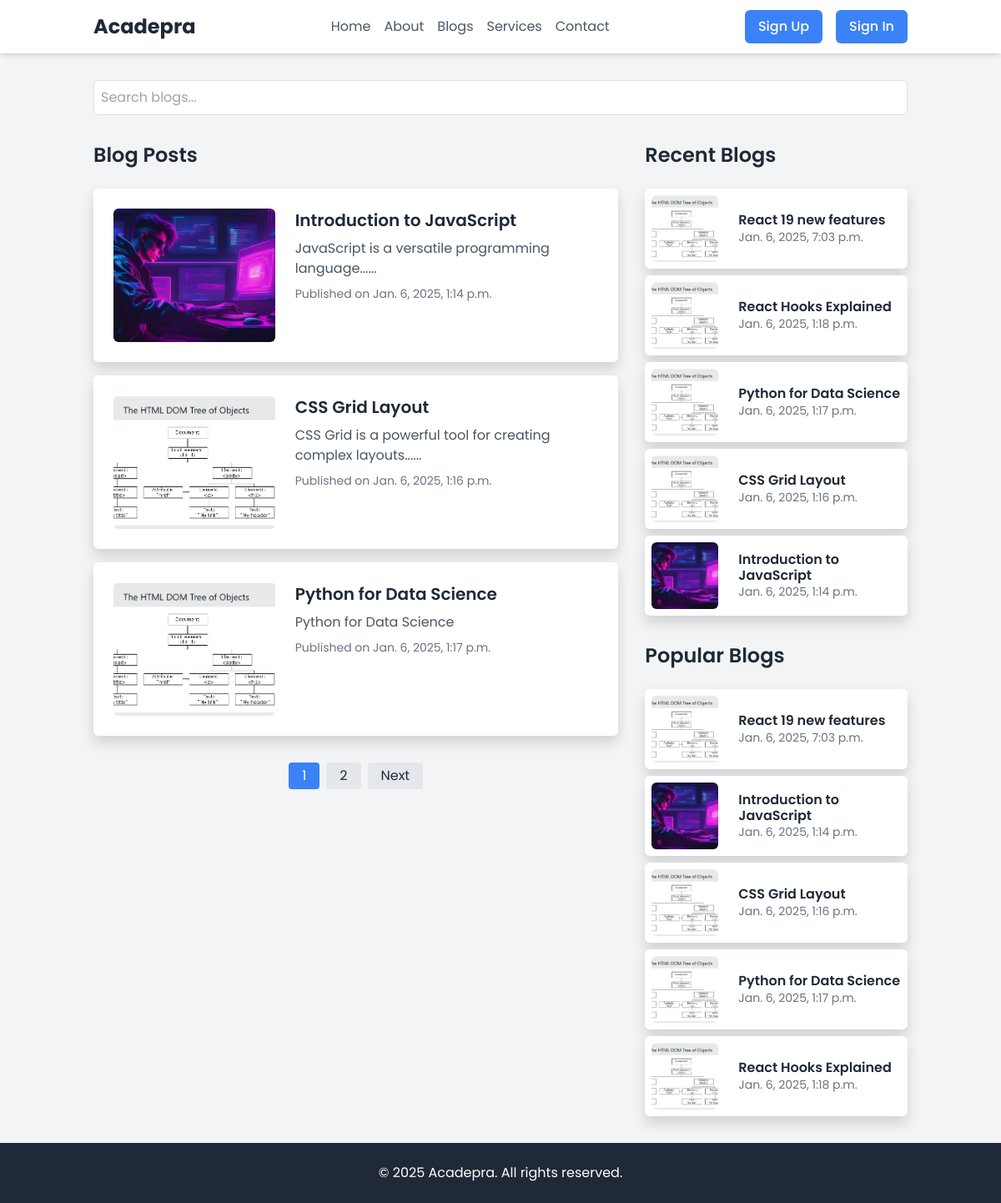
The app's page /blogs/ with its own data.
### my_blog/models.py (models this page shows, shortened)
class Blog(models.Model):
    STATUS_CHOICES = [
        ("draft", "Draft"),
        ("published", "Published"),
    ]
    title = models.CharField(max_length=200, null=True)
    slug = models.SlugField(max_length=200, unique=True, blank=True)
    author = models.ForeignKey(
        User, on_delete=models.CASCADE, null=True, related_name="blog_posts"
    )
    content = models.TextField()
    views = models.PositiveIntegerField(default=0)
    categories = models.ManyToManyField(Category, related_name="blog_posts")
    tags = models.CharField(
        max_length=200, blank=True, help_text="Comma-separated tags"
    )
    thumbnail = models.ImageField(
        upload_to="uploads/blog_images/",
        null=True,
        blank=True,
    )
    status = models.CharField(max_length=10, choices=STATUS_CHOICES, default="draft")
    date_created = models.DateTimeField(auto_now_add=True)
    date_updated = models.DateTimeField(auto_now=True)
    def get_absolute_url(self):
        return reverse(
            "my_blog:blog_detail_view",
            kwargs={
                "slug": self.slug,
            },
        )

### my_blog/views.py (the view)
# urls.py: path("", views.blog_listing_view, name="blog_listing_view"),
def blog_listing_view(request):
    search_query = request.GET.get("search", "")
    page_number = request.GET.get("page", 1)
    if search_query:
        blogs = Blog.objects.filter(
            Q(title__icontains=search_query) | Q(content__icontains=search_query)
        )
    else:
        blogs = Blog.objects.all()
    paginator = Paginator(blogs, 3)  # Show 5 blogs per page
    page_obj = paginator.get_page(page_number)
    recent_blogs = Blog.objects.order_by("-date_created")[:5]
    popular_blogs = Blog.objects.order_by("-views")[:5]
    context = {
        "blogs": page_obj,
        "recent_blogs": recent_blogs,
        "popular_blogs": popular_blogs,
        "search_query": search_query,
    }
    return render(request, "blogs/blog_listing.html", context)

### my_auth/forms.py (shortened to what this page needs)
class SignUpForm(forms.ModelForm):
    password1 = forms.CharField(
        label="Password",
        widget=forms.PasswordInput(
            attrs={"class": "password", "placeholder": "Enter a password"}
        ),
    )
    password2 = forms.CharField(
        label="Confirm password",
        widget=forms.PasswordInput(
            attrs={"class": "password", "placeholder": "Reenter  the password"}
        ),
    )
    class Meta:
        model = User
        fields = ["username", "email", "password1", "password2"]
        widgets = {
            "username": forms.TextInput(attrs={"placeholder": "Enter a Username"}),
            "email": forms.EmailInput(attrs={"placeholder": "Provide your Email"}),
            "password1": forms.PasswordInput(attrs={"placeholder": "Enter a Password"}),
            "password2": forms.PasswordInput(
                attrs={"placeholder": "ReType the Password"}
            ),
        }

class LogInForm(forms.ModelForm):
    class Meta:
        model = User
        fields = ["username", "password"]
        widgets = {
            "username": forms.TextInput(attrs={"placeholder": "Enter you Username"}),
            "password": forms.PasswordInput(
                attrs={"class": "password", "placeholder": "Enter your Password"}
            ),
        }

### my_auth/context_processors.py (called while the page is built)
def forms(request):
    return {'signupform':SignUpForm(),
            'loginform':LogInForm()
            }

### templates/blogs/blog_listing.html (shortened to what this page needs)
{% extends "base.html" %}
{% load static %}
{% block content %}
    <div class="container mx-auto px-4 py-8">
        <div class="mb-8">
            <form method="get" action="">
                <input type="text"
                       id="search"
                       name="search"
                       value="{{ search_query }}"
                       placeholder="Search blogs..."
                       class="w-full p-2 border border-gray-300 rounded-md" />
            </form>
        </div>
        <div class="flex flex-col md:flex-row gap-8">
            <div class="md:w-2/3">
                <h2 class="text-2xl font-semibold mb-4">Blog Posts</h2>
                <div id="blog-list" class="space-y-4">
                    {% for blog in blogs %}
                        <div class="bg-white p-4 rounded-md shadow flex">
                            {% if blog.thumbnail %}
                                <img src="{{ blog.thumbnail.url }}"
                                     alt="{{ blog.title }}"
                                     class="w-1/3 h-40 object-cover rounded-md mr-4" />
                            {% else %}
                                <img src="{% static 'img/default.png' %}"
                                     alt="{{ blog.title }}"
                                     class="w-1/3 h-40 object-cover rounded-md mr-4" />
                            {% endif %}
                            <div>
                                <a href="{{ blog.get_absolute_url }}">
                                    <h3 class="text-xl font-semibold mb-2">{{ blog.title }}</h3>
                                </a>
                                <p class="text-gray-600 mb-2">{{ blog.content|truncatewords:30 }}</p>
                                <p class="text-sm text-gray-500">Published on {{ blog.date_created }}</p>
                            </div>
                        </div>
                    {% endfor %}
                </div>
                <div id="pagination" class="mt-8 flex justify-center space-x-2">
                    {% for num in blogs.paginator.page_range %}
                        {% if num == blogs.number %}
                            <span class="px-3 py-1 rounded bg-blue-500 text-white">{{ num }}</span>
                        {% else %}
                            <a href="?page={{ num }}&search={{ search_query }}"
                               class="px-3 py-1 rounded bg-gray-200">{{ num }}</a>
                        {% endif %}
                    {% endfor %}
                    {% if blogs.has_next %}
                        <a href="?page={{ blogs.next_page_number }}&search={{ search_query }}"
                           class="px-3 py-1 rounded bg-gray-200">Next</a>
                    {% endif %}
                </div>
            </div>
            <div class="md:w-1/3 space-y-8">
                <div>
                    <h2 class="text-2xl font-semibold mb-4">Recent Blogs</h2>
                    <div id="recent-blogs" class="space-y-2">
                        {% for i in recent_blogs %}
                            <div class="bg-white p-2 rounded-md shadow flex items-center">
                                {% if i.thumbnail %}
                                    <img src="{{ i.thumbnail.url }}"
                                         alt="{{ i.title }}"
                                         class="w-20 h-20 object-cover rounded-md mr-4" />
                                {% else %}
                                    <img src="{% static 'img/default.png' %}"
                                         alt="{{ i.title }}"
                                         class="w-20 h-20 object-cover rounded-md mr-4" />
                                {% endif %}
                                <div>
                                    <a href="{{ i.get_absolute_url }}">
                                        <h4 class="font-semibold">{{ i.title }}</h4>
                                    </a>
                                    <p class="text-sm text-gray-500">{{ i.date_created }}</p>
                                </div>
                            </div>
                        {% endfor %}
                    </div>
                </div>
                <div>
                    <h2 class="text-2xl font-semibold mb-4">Popular Blogs</h2>
                    <div id="popular-blogs" class="space-y-2">
                        {% for i in popular_blogs %}
                            <div class="bg-white p-2 rounded-md shadow flex items-center">
                                {% if i.thumbnail %}
                                    <img src="{{ i.thumbnail.url }}"
                                         alt="{{ i.title }}"
                                         class="w-20 h-20 object-cover rounded-md mr-4" />
                                {% else %}
                                    <img src="{% static 'img/default.png' %}"
                                         alt="{{ i.title }}"
                                         class="w-20 h-20 object-cover rounded-md mr-4" />
                                {% endif %}
                                <div>
                                    <a href="{{ i.get_absolute_url }}">
                                        <h4 class="font-semibold">{{ i.title }}</h4>
                                    </a>
                                    <p class="text-sm text-gray-500">{{ i.date_created }}</p>
                                </div>
                            </div>
                        {% endfor %}
                    </div>
                </div>
            </div>
        </div>
    </div>
{% endblock %}

### templates/base.html (shortened to what this page needs)
{% load static %}
<!DOCTYPE html>
<html lang="en">
    <head>
        <link rel="stylesheet"
              href="https://unicons.iconscout.com/release/v4.0.0/css/line.css" />
        <link rel="stylesheet" href="{% static 'css/bootstrap.css' %}" />
        <link rel="stylesheet" href="{% static 'css/style.css' %}" />
        <script src="https://cdn.tailwindcss.com"></script>
    </head>
    <body class="font-sans bg-gray-100 text-gray-800">
        {% include "header.html" %}
        {% block content %}{% endblock %}
        <footer class="bg-gray-800 text-white text-center py-4">
            <p>&copy; 2025 Acadepra. All rights reserved.</p>
        </footer>
        {% include 'utilities/flash_message.html' %}
    </body>
</html>

### templates/header.html (shortened to what this page needs)
{% load static %}
<header class="bg-white shadow-md">
    <div class="container mx-auto px-4 sm:px-6 lg:px-8">
        <div class="flex items-center justify-between h-16">
            <div class="flex-shrink-0">
                <a href="/" class="text-2xl font-bold text-gray-800">Acadepra</a>
            </div>
            <nav class="hidden md:flex space-x-4">
                <a href="{% url 'my_app:home_view' %}"
                   class="text-gray-600 hover:text-gray-900">Home</a>
                <a href="{% url 'my_app:about_view' %}"
                   class="text-gray-600 hover:text-gray-900">About</a>
                <a href="{% url 'my_blog:blog_listing_view' %}"
                   class="text-gray-600 hover:text-gray-900">Blogs</a>
                <a href="{% url 'my_app:services_view' %}"
                   class="text-gray-600 hover:text-gray-900">Services</a>
                <a href="{% url 'my_app:contact_view' %}"
                   class="text-gray-600 hover:text-gray-900">Contact</a>
            </nav>
            <div class="hidden md:flex">
                {% if request.user.is_authenticated %}
                    <div class="relative inline-block text-left">
                        <div class="inline-flex items-center justify-center w-10 h-10 rounded-full bg-gray-100 hover:bg-gray-200 focus:outline-none focus:ring-2 focus:ring-offset-2 focus:ring-indigo-500"
                             id="avatar-menu-button"
                             aria-expanded="false"
                             aria-haspopup="true">
                            {% if request.user.profile_picture %}
                                <img class="h-8 w-8 rounded-full"
                                     src="{{ request.user.profile_picture.url }}"
                                     alt="User avatar">
                            {% else %}
                                <img src="{% static 'img/profile.png' %}"
                                     alt="avatar"
                                     class="h-8 w-8 rounded-full" />
                            {% endif %}
                        </div>
                        <div class="origin-top-right z-[999] absolute right-0 mt-2 w-48 rounded-md shadow-lg bg-white ring-1 ring-black ring-opacity-5 divide-y divide-gray-100 focus:outline-none hidden"
                             role="menu"
                             aria-orientation="vertical"
                             aria-labelledby="avatar-menu-button"
                             tabindex="-1"
                             id="avatar-menu">
                            <div class="py-1" role="none">
                                 <a href="{% url 'my_app:profile_view' %}"
                                   class="text-gray-700 block px-4 py-2 text-sm hover:bg-gray-100"
                                   role="menuitem"
                                   tabindex="-1">Profile</a>
                                <a href="{% url 'my_auth:change-email-view' %}"
                                   class="text-gray-700 block px-4 py-2 text-sm hover:bg-gray-100"
                                   role="menuitem"
                                   tabindex="-1">Change Email</a>
                                <a href="{% url 'my_auth:request-reset-password-view' %}"
                                   class="text-gray-700 block px-4 py-2 text-sm hover:bg-gray-100"
                                   role="menuitem"
                                   tabindex="-1">Change Password</a>
                            </div>
                            <div class="py-1" role="none">
                                <a href="{% url 'my_auth:logout-view' %}"
                                   class="text-gray-700 block px-4 py-2 text-sm hover:bg-gray-100"
                                   role="menuitem"
                                   tabindex="-1">Logout</a>
                            </div>
                        </div>
                    </div>
                {% else %}
                    <a href="{% url 'my_auth:register-view' %}"
                       class="block px-3 py-2 rounded-md text-base font-medium bg-blue-500 text-white hover:bg-blue-600">Sign Up</a>
                    <a href="{% url 'my_auth:login-view' %}"
                       class="block ml-3 px-3 py-2 rounded-md text-base font-medium bg-blue-500 text-white hover:bg-blue-600">Sign In</a>
                {% endif %}
            </div>
        </div>
    </div>
</header>

### templates/utilities/flash_message.html (shortened to what this page needs)
<link rel="stylesheet"
      href="https://cdnjs.cloudflare.com/ajax/libs/jquery-toast-plugin/1.3.2/jquery.toast.min.css"
 />

### staticfiles/css/style.css (style rules this page uses)
* { margin: 0; padding: 0; box-sizing: border-box; font-family: "Poppins", sans-serif; }
a { color: white; text-decoration: none; }
.container { position: relative; }

### records on screen
Blog: thumbnail (picture), title "Introduction to JavaScript", content "JavaScript is a versatile programming language......", date_created "Jan. 6, 2025, 1:14 p.m."
Blog: title "CSS Grid Layout", content "CSS Grid is a powerful tool for creating complex layouts......", date_created "Jan. 6, 2025, 1:16 p.m."
Blog: title "Python for Data Science", content "Python for Data Science", date_created "Jan. 6, 2025, 1:17 p.m."
Blog: title "React 19 new features", date_created "Jan. 6, 2025, 7:03 p.m."
Blog: title "React Hooks Explained", date_created "Jan. 6, 2025, 1:18 p.m."

### other values on screen
{{ num }} "1"
{{ num }} "2"
